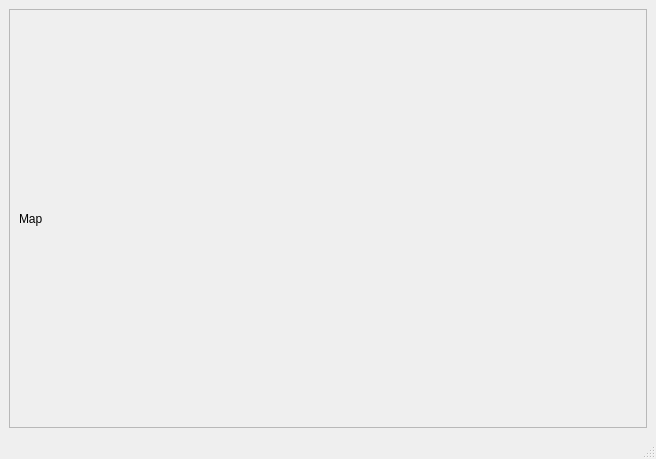
<?xml version="1.0" encoding="UTF-8"?>
<ui version="4.0">
 <class>MainWindow</class>
 <widget class="QMainWindow" name="MainWindow">
  <property name="geometry">
   <rect>
    <x>0</x>
    <y>0</y>
    <width>656</width>
    <height>459</height>
   </rect>
  </property>
  <property name="windowTitle">
   <string>MainWindow</string>
  </property>
  <widget class="QWidget" name="centralwidget">
   <layout class="QHBoxLayout" name="horizontalLayout">
    <item>
     <widget class="QFrame" name="mainFrame">
      <property name="frameShape">
       <enum>QFrame::StyledPanel</enum>
      </property>
      <property name="frameShadow">
       <enum>QFrame::Raised</enum>
      </property>
      <layout class="QHBoxLayout" name="horizontalLayout_2">
       <item>
        <widget class="QLabel" name="mapView">
         <property name="text">
          <string>Map</string>
         </property>
        </widget>
       </item>
      </layout>
     </widget>
    </item>
   </layout>
  </widget>
  <widget class="QMenuBar" name="menubar">
   <property name="geometry">
    <rect>
     <x>0</x>
     <y>0</y>
     <width>656</width>
     <height>22</height>
    </rect>
   </property>
  </widget>
  <widget class="QStatusBar" name="statusbar"/>
 </widget>
 <resources/>
 <connections/>
</ui>
